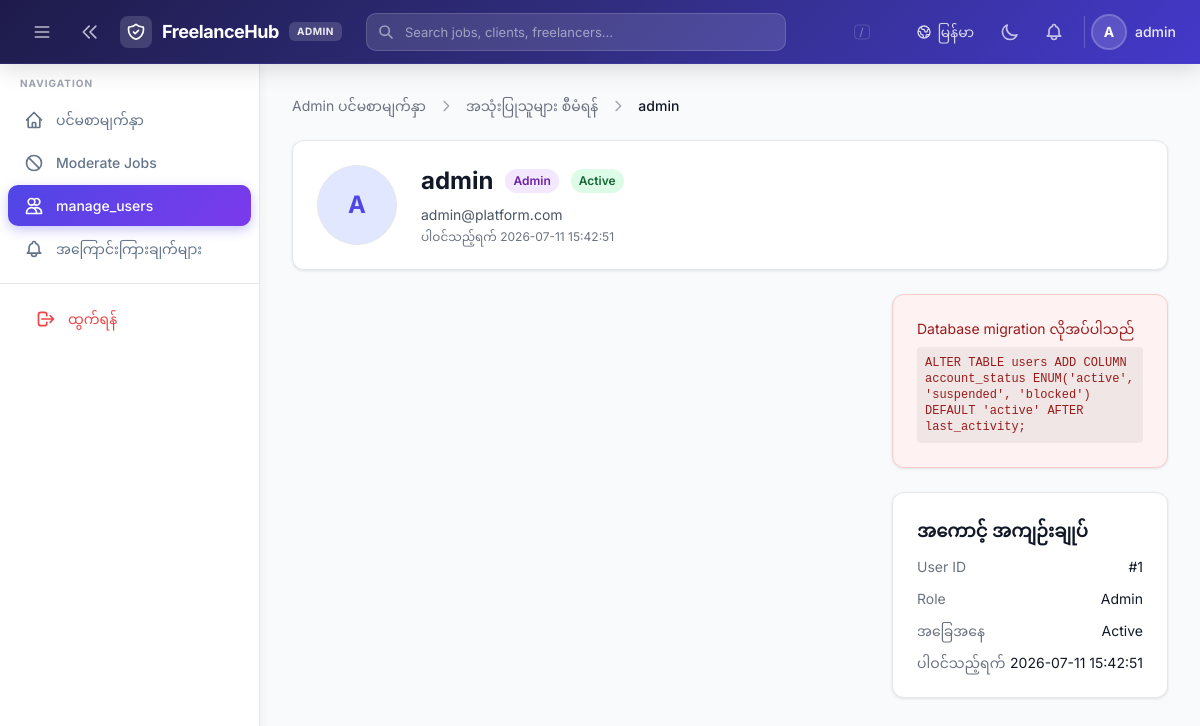
Screenshot of /admin/view_user.php?id=1&lang=my (signed in) with the database file from the repository.
### tables this page shows
CREATE TABLE users (
    id INT PRIMARY KEY AUTO_INCREMENT,
    username VARCHAR(50) NOT NULL,
    email VARCHAR(100) UNIQUE NOT NULL,
    password VARCHAR(255) NOT NULL,
    profile_image VARCHAR(255) DEFAULT NULL,
    role ENUM('admin', 'company', 'freelancer') NOT NULL,
    created_at TIMESTAMP DEFAULT CURRENT_TIMESTAMP
);

### config/lang.php (called while the page is built, shortened)
<?php
function current_lang(): string
{
    return $_SESSION['lang'] ?? 'en';
}
function load_translations(): array
{
    static $translations = null;
    if ($translations === null) {
        $file = __DIR__ . '/../lang/' . current_lang() . '.php';
        $translations = require $file;
    }
    return $translations;
}
function __(string $key, array $replace = []): string
{
    $translations = load_translations();
    $text = $translations[$key] ?? $key;
    return $text;
}

### config/auth.php (called while the page is built, shortened)
<?php
require_once __DIR__ . '/lang.php';
function base_url(string $path = ''): string
{
    $script = str_replace('\\', '/', dirname($_SERVER['SCRIPT_NAME'] ?? ''));
    $root = preg_replace('#/(admin|company|freelancer|chat)$#', '', $script);
    $root = rtrim($root, '/');
    if ($path === '') {
        return $root === '' ? '/' : $root;
    }
    return ($root === '' ? '' : $root) . '/' . ltrim($path, '/');
}
function require_login(): void
{
    if (!has_account_status_column()) {
        return;
    }
}
function require_role(string $role): void
{
    require_login();
}
function current_user(): array
{
    return [
        'user_id' => $_SESSION['user_id'] ?? null,
        'username' => $_SESSION['username'] ?? null,
        'email' => $_SESSION['email'] ?? null,
        'role' => $_SESSION['role'] ?? null,
        'profile_id' => $_SESSION['profile_id'] ?? null,
        'profile_image' => $_SESSION['profile_image'] ?? null,
        'logo_image' => $_SESSION['logo_image'] ?? null,
    ];
}
function profile_image_url(?string $filename): ?string
{
    return null;
}
function e(?string $value): string
{
    return htmlspecialchars($value ?? '', ENT_QUOTES, 'UTF-8');
}
function _first_char(string $s): string {
    if (function_exists('mb_substr')) {
        return mb_strtoupper(mb_substr($s, 0, 1));
    }
    return strtoupper(substr($s, 0, 1));
}
function has_account_status_column(): bool
{
    static $exists = null;
    if ($exists === null) {
        global $conn;
        $result = $conn->query("SHOW COLUMNS FROM users LIKE 'account_status'");
        $exists = $result && $result->num_rows > 0;
    }
    return $exists;
}

### admin/view_user.php (the view, shortened to what this page needs)
<?php
require_once __DIR__ . '/../config/db.php';
require_once __DIR__ . '/../config/auth.php';
require_once __DIR__ . '/../config/notifications.php';
require_role('admin');
$has_status_col = has_account_status_column();
$user_id = (int) ($_GET['id'] ?? 0);
$status_col = $has_status_col ? 'account_status,' : "'active' AS account_status,";
$stmt = $conn->prepare("SELECT id, username, email, role, {$status_col} created_at, profile_image FROM users WHERE id = ?");
$stmt->bind_param('i', $user_id);
$stmt->execute();
$target_user = $stmt->get_result()->fetch_assoc();
$status = $target_user['account_status'] ?? 'active';
require __DIR__ . '/includes/admin_header.php';
?>
<div class="mb-6 admin-fade">
    <div class="flex items-center gap-3 mb-1">
        <a href="<?= e(base_url('admin/admin_dashboard.php')) ?>" class="text-sm hover:underline" style="color:var(--color-text-muted)"><?= e(__('admin.dashboard_title')) ?></a>
        <svg class="w-4 h-4" fill="none" viewBox="0 0 24 24" stroke="currentColor" stroke-width="2" style="color:var(--color-text-placeholder)"><path stroke-linecap="round" stroke-linejoin="round" d="M9 5l7 7-7 7"/></svg>
        <a href="<?= e(base_url('admin/manage_users.php')) ?>" class="text-sm hover:underline" style="color:var(--color-text-muted)"><?= e(__('admin.manage_users')) ?></a>
        <svg class="w-4 h-4" fill="none" viewBox="0 0 24 24" stroke="currentColor" stroke-width="2" style="color:var(--color-text-placeholder)"><path stroke-linecap="round" stroke-linejoin="round" d="M9 5l7 7-7 7"/></svg>
        <span class="text-sm font-medium" style="color:var(--color-text-primary)"><?= e($target_user['username']) ?></span>
    </div>
</div>
<div class="card mb-6">
    <div class="flex flex-wrap items-start gap-6">
        <?php $imgUrl = profile_image_url($target_user['profile_image']); ?>
        <?php if ($imgUrl): ?>
            <img src="<?= e($imgUrl) ?>" alt="" class="w-20 h-20 rounded-full object-cover border" style="border-color:var(--color-border)">
        <?php else: ?>
            <div class="w-20 h-20 rounded-full bg-indigo-100 dark:bg-indigo-900 flex items-center justify-center text-indigo-600 dark:text-indigo-300 font-bold text-2xl border" style="border-color:var(--color-border)">
                <?= e(_first_char($target_user['username'])) ?>
            </div>
        <?php endif; ?>
        <div class="flex-1 min-w-0">
            <div class="flex flex-wrap items-center gap-3 mb-2">
                <h1 class="text-2xl font-bold" style="color:var(--color-text-primary)"><?= e($target_user['username']) ?></h1>
                <?php
                $role_class = $target_user['role'] === 'company'
                    ? 'bg-green-100 dark:bg-green-900/30 text-green-800 dark:text-green-300'
                    : 'bg-purple-100 dark:bg-purple-900/30 text-purple-800 dark:text-purple-300';
                ?>
                <span class="inline-flex px-2 py-1 text-xs font-semibold rounded-full <?= $role_class ?>"><?= e(ucfirst($target_user['role'])) ?></span>
                <?php
                $status_classes = [
                    'active' => 'bg-green-100 dark:bg-green-900/30 text-green-800 dark:text-green-300',
                    'suspended' => 'bg-yellow-100 dark:bg-yellow-900/30 text-yellow-800 dark:text-yellow-300',
                    'blocked' => 'bg-red-100 dark:bg-red-900/30 text-red-800 dark:text-red-300',
                ];
                $sc = $status_classes[$status] ?? $status_classes['active'];
                ?>
                <span class="inline-flex px-2 py-1 text-xs font-semibold rounded-full <?= $sc ?>"><?= e(__('user_status.' . $status)) ?></span>
            </div>
            <p class="text-sm mb-1" style="color:var(--color-text-secondary)"><?= e($target_user['email']) ?></p>
            <p class="text-xs" style="color:var(--color-text-muted)"><?= e(__('admin.joined_on')) ?> <?= e($target_user['created_at']) ?></p>
        </div>
    </div>
</div>
<div class="grid md:grid-cols-3 gap-6">
    <div class="md:col-span-2 space-y-6">
    </div>
    <div class="space-y-6">
        <?php if ($has_status_col): ?>
        <div class="card">
            <h2 class="text-lg font-semibold mb-4" style="color:var(--color-text-primary)"><?= e(__('admin.account_status')) ?></h2>
            <form method="POST">
                <input type="hidden" name="csrf_token" value="<?= e(csrf_token()) ?>">
                <div class="mb-4">
                    <label class="block text-sm font-medium mb-2" style="color:var(--color-text-secondary)"><?= e(__('admin.change_status')) ?></label>
                    <select name="account_status" class="form-input">
                        <option value="active" <?= $status === 'active' ? 'selected' : '' ?>><?= e(__('user_status.active')) ?></option>
                        <option value="suspended" <?= $status === 'suspended' ? 'selected' : '' ?>><?= e(__('user_status.suspended')) ?></option>
                        <option value="blocked" <?= $status === 'blocked' ? 'selected' : '' ?>><?= e(__('user_status.blocked')) ?></option>
                    </select>
                </div>
                <button type="submit" class="btn-primary w-full" onclick="return confirm('<?= e(__('admin.confirm_status_change')) ?>')">
                    <?= e(__('admin.update_status')) ?>
                </button>
            </form>
        </div>
        <?php else: ?>
        <div class="card" style="background:var(--color-flash-error-bg);border-color:var(--color-flash-error-border)">
            <p class="text-sm" style="color:var(--color-flash-error-text)"><?= e(__('admin.migration_required')) ?></p>
            <code class="block mt-2 p-2 rounded text-xs" style="background:rgba(0,0,0,0.05);color:var(--color-flash-error-text)">ALTER TABLE users ADD COLUMN account_status ENUM('active', 'suspended', 'blocked') DEFAULT 'active' AFTER last_activity;</code>
        </div>
        <?php endif; ?>
        <div class="card">
            <h2 class="text-lg font-semibold mb-3" style="color:var(--color-text-primary)"><?= e(__('admin.account_summary')) ?></h2>
            <div class="space-y-3 text-sm">
                <div class="flex justify-between">
                    <span style="color:var(--color-text-muted)"><?= e(__('admin.user_id')) ?></span>
                    <span style="color:var(--color-text-primary)">#<?= $target_user['id'] ?></span>
                </div>
                <div class="flex justify-between">
                    <span style="color:var(--color-text-muted)"><?= e(__('admin.role')) ?></span>
                    <span style="color:var(--color-text-primary)"><?= e(ucfirst($target_user['role'])) ?></span>
                </div>
                <div class="flex justify-between">
                    <span style="color:var(--color-text-muted)"><?= e(__('admin.status')) ?></span>
                    <span style="color:var(--color-text-primary)"><?= e(__('user_status.' . $status)) ?></span>
                </div>
                <div class="flex justify-between">
                    <span style="color:var(--color-text-muted)"><?= e(__('admin.joined_on')) ?></span>
                    <span style="color:var(--color-text-primary)"><?= e($target_user['created_at']) ?></span>
                </div>
            </div>
        </div>
    </div>
</div>
<?php require __DIR__ . '/includes/admin_footer.php'; ?>

### admin/includes/admin_header.php (shortened to what this page needs)
<?php
$admin_user = current_user();
$current_lang = current_lang();
?>
<!DOCTYPE html>
<html lang="<?= e(current_lang()) ?>" data-theme>
<head>
    <script src="https://cdn.tailwindcss.com"></script>
    <link rel="stylesheet" href="<?= e(base_url('assets/css/custom.css')) ?>">
</head>
<body class="bg-gray-50 dark:bg-slate-900">
<header class="admin-topbar">
    <div class="flex items-center justify-between h-full px-4 lg:px-6">
        <div class="flex items-center gap-3">
            <button id="admin-sidebar-toggle" type="button" class="p-2 rounded-lg text-white/70 hover:text-white hover:bg-white/10 transition-colors" aria-label="Toggle sidebar">
                <svg class="w-5 h-5" fill="none" viewBox="0 0 24 24" stroke="currentColor" stroke-width="2">
                    <path stroke-linecap="round" stroke-linejoin="round" d="M4 6h16M4 12h16M4 18h16"/>
                </svg>
            </button>
            <button id="sidebar-collapse-btn" type="button" class="hidden lg:flex p-2 rounded-lg text-white/70 hover:text-white hover:bg-white/10 transition-colors" aria-label="Collapse sidebar">
                <svg class="w-5 h-5 sidebar-collapse-icon" fill="none" viewBox="0 0 24 24" stroke="currentColor" stroke-width="2">
                    <path stroke-linecap="round" stroke-linejoin="round" d="M11 19l-7-7 7-7m8 14l-7-7 7-7"/>
                </svg>
            </button>
            <a href="<?= e(base_url('admin/admin_dashboard.php')) ?>" class="flex items-center gap-2.5">
                <div class="w-8 h-8 rounded-lg bg-white/15 flex items-center justify-center">
                </div>
                <span class="text-lg font-bold text-white tracking-tight hidden sm:inline"><?= e(__('app.name')) ?></span>
                <span class="hidden sm:inline-flex items-center px-2 py-0.5 rounded-md text-[10px] font-bold uppercase tracking-wider bg-white/15 text-white/90">Admin</span>
            </a>
        </div>
        <div class="admin-search hidden md:block flex-1 mx-6">
            <div class="relative">
                <svg class="admin-search-icon w-4 h-4" fill="none" viewBox="0 0 24 24" stroke="currentColor" stroke-width="2.5">
                    <path stroke-linecap="round" stroke-linejoin="round" d="M21 21l-6-6m2-5a7 7 0 11-14 0 7 7 0 0114 0z"/>
                </svg>
                <input type="text" id="admin-search-input" class="admin-search-input" placeholder="Search jobs, clients, freelancers..." autocomplete="off" spellcheck="false">
                <div class="admin-search-kbd" id="admin-search-kbd">/</div>
            </div>
        </div>
        <div class="flex items-center gap-2">
            <div class="relative" id="lang-switcher">
                <button type="button" onclick="event.stopPropagation(); document.getElementById('lang-dropdown').classList.toggle('hidden')" class="flex items-center gap-1.5 px-2.5 py-1.5 rounded-lg text-sm font-medium text-white/80 hover:text-white hover:bg-white/10 transition-colors" style="min-width:2.25rem">
                    <span class="hidden sm:inline"><?= $current_lang === 'my' ? 'မြန်မာ' : 'English' ?></span>
                </button>
            </div>
            <button id="theme-toggle" type="button" class="p-2 rounded-lg text-white/70 hover:text-white hover:bg-white/10 transition-colors" aria-label="Toggle theme">
                <svg class="w-5 h-5 dark:hidden" fill="none" viewBox="0 0 24 24" stroke="currentColor" stroke-width="2">
                    <path stroke-linecap="round" stroke-linejoin="round" d="M20.354 15.354A9 9 0 018.646 3.646 9.003 9.003 0 0012 21a9.003 9.003 0 008.354-5.646z"/>
                </svg>
            </button>
            <div class="relative notification-container">
                <button type="button" class="notification-toggle relative p-2 rounded-lg text-white/70 hover:text-white hover:bg-white/10 transition-colors" aria-label="<?= e(__('notif.title')) ?>">
                </button>
            </div>
            <div class="flex items-center gap-2.5 pl-2 ml-1 border-l border-white/20">
                <?php $admin_img = profile_image_url($admin_user['profile_image'] ?? ''); ?>
                <?php if ($admin_img): ?>
                    <img src="<?= e($admin_img) ?>" alt="" class="w-8 h-8 rounded-full object-cover ring-2 ring-white/30">
                <?php else: ?>
                    <div class="w-8 h-8 rounded-full bg-white/15 flex items-center justify-center text-white font-bold text-sm ring-2 ring-white/30">
                        <?= e(_first_char($admin_user['username'] ?? 'A')) ?>
                    </div>
                <?php endif; ?>
                <span class="text-sm font-medium text-white/90 hidden md:inline"><?= e($admin_user['username'] ?? '') ?></span>
            </div>
        </div>
    </div>
</header>
<div class="admin-layout" id="admin-layout">
<aside id="admin-sidebar" class="admin-sidebar">
    <?php require __DIR__ . '/admin_sidebar.php'; ?>
</aside>
<main class="admin-main">
    <div class="p-4 lg:p-8 max-w-7xl mx-auto">

### rows the page displays
users: username "A", username "admin", role "Admin", email "admin@platform.com", created_at "2026-07-11 15:42:51", id "1"

### other values shown
__('app.name') "FreelanceHub"
$item['label'] "ပင်မစာမျက်နှာ"
$item['label'] "Moderate Jobs"
$item['label'] "manage_users"
$item['label'] "အကြောင်းကြားချက်များ"
__('nav.logout') "ထွက်ရန်"
__('admin.dashboard_title') "Admin ပင်မစာမျက်နှာ"
__('admin.manage_users') "အသုံးပြုသူများ စီမံရန်"
__('user_status.' . $status) "Active"
__('admin.joined_on') "ပါဝင်သည့်ရက်"
__('admin.migration_required') "Database migration လိုအပ်ပါသည်"
__('admin.account_summary') "အကောင့် အကျဉ်းချုပ်"
__('admin.user_id') "User ID"
__('admin.role') "Role"
__('admin.status') "အခြေအနေ"
